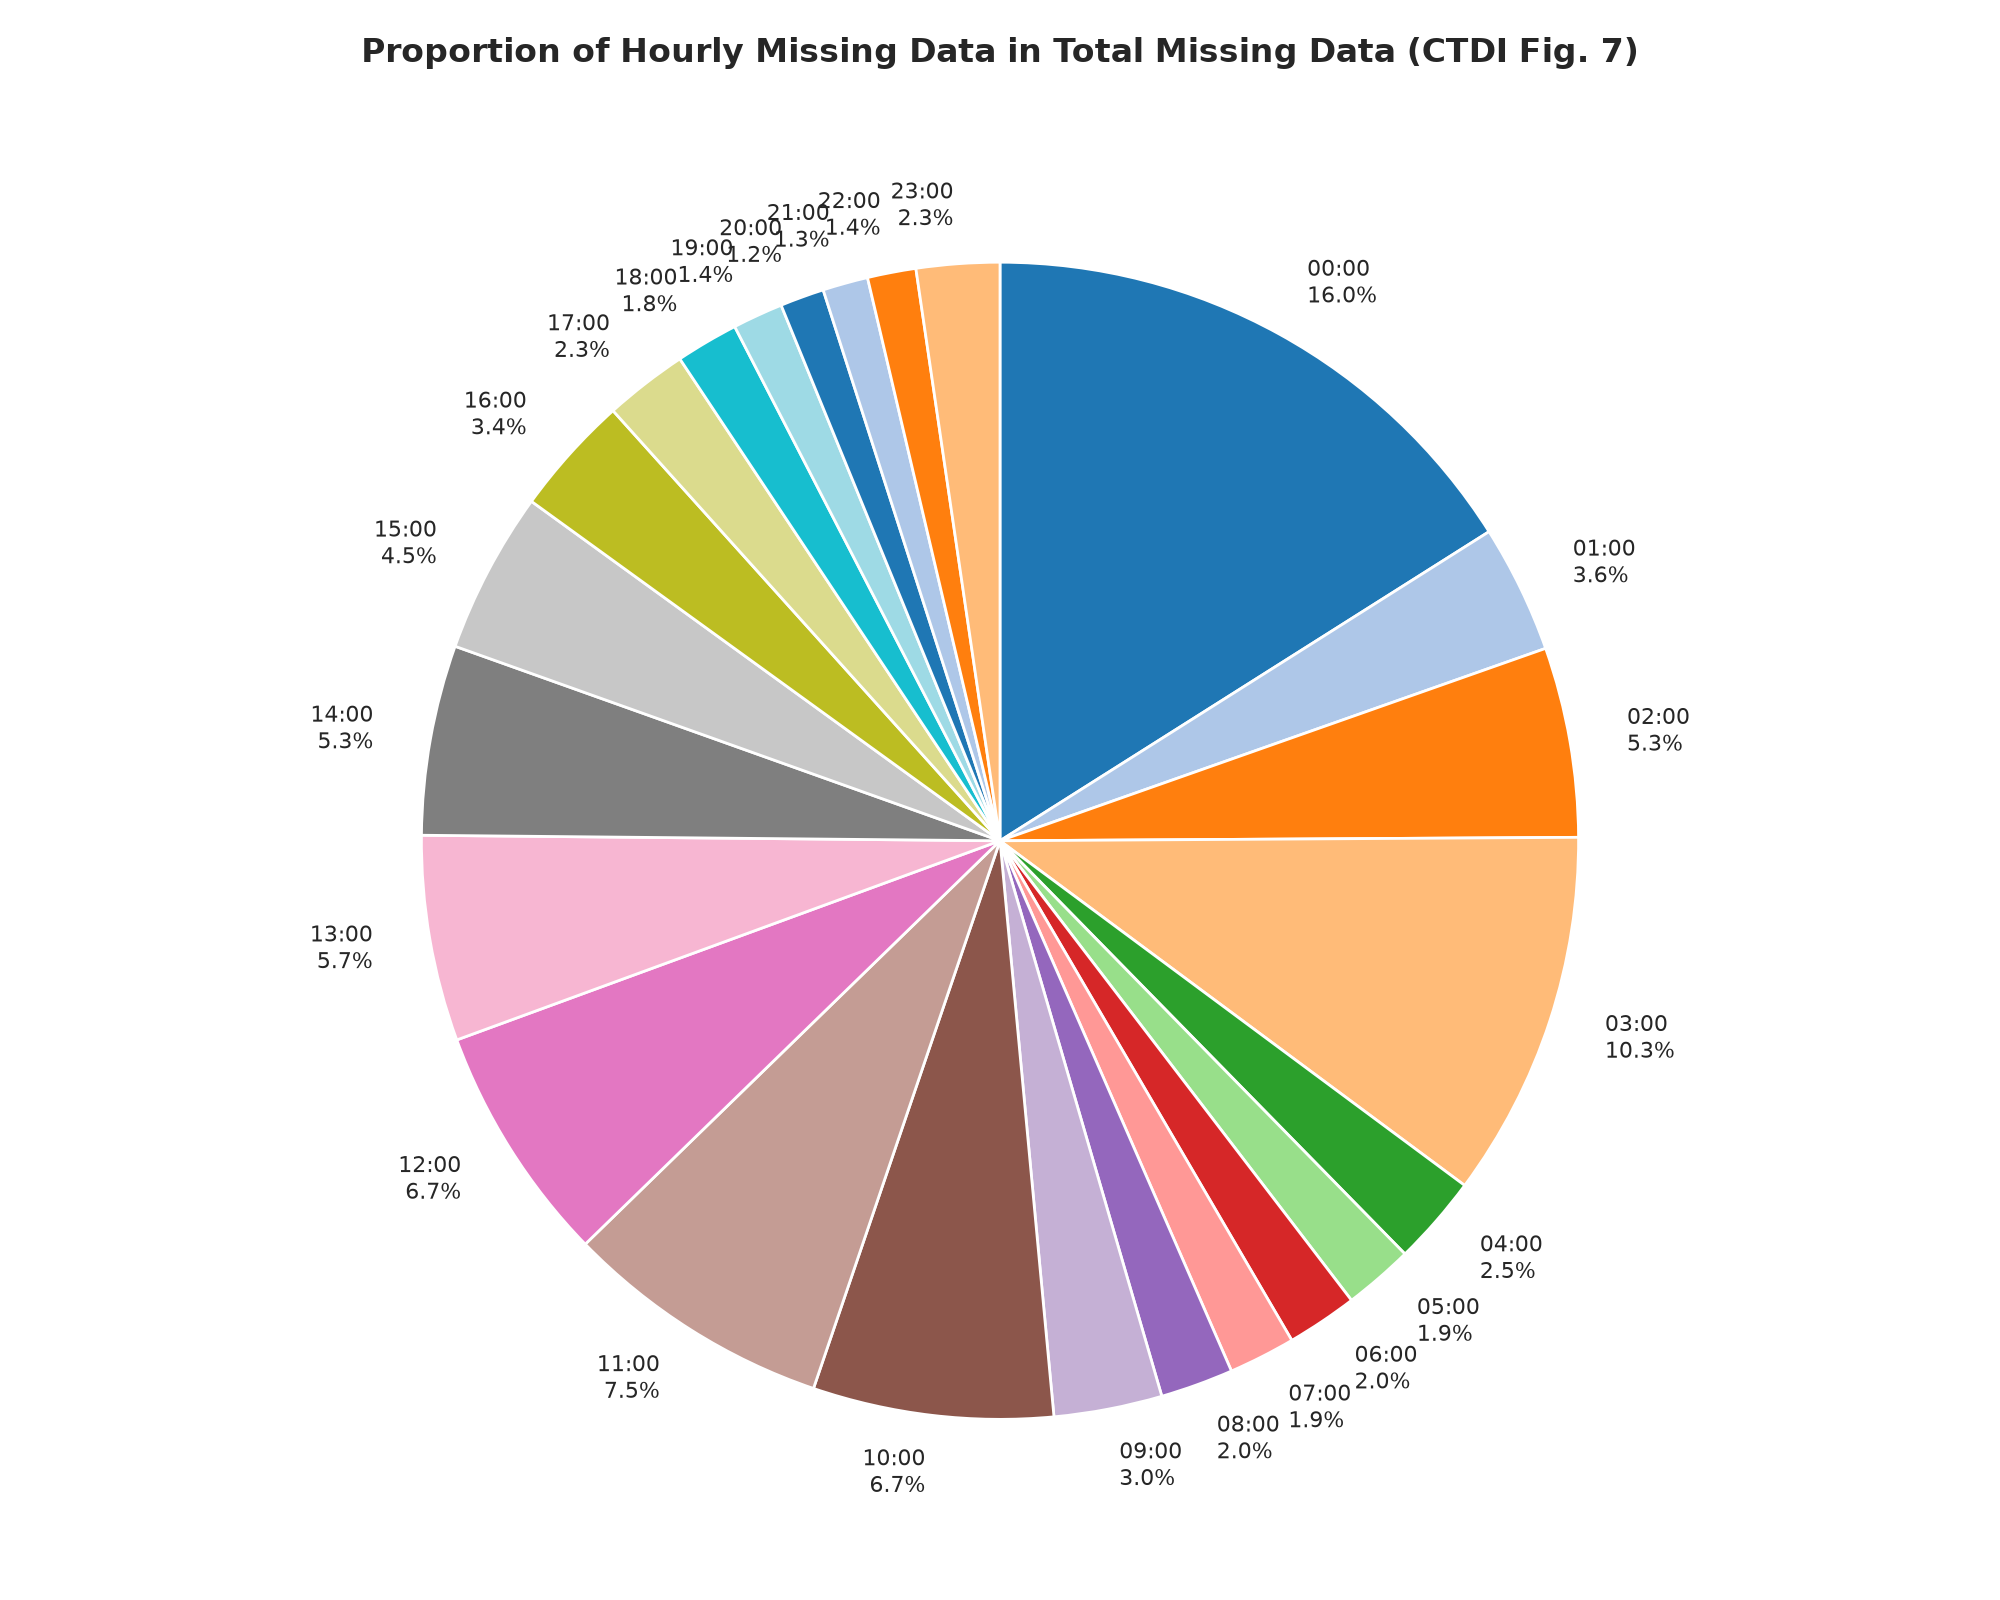

Generate this figure with Python:
import matplotlib.pyplot as plt
import seaborn as sns
import numpy as np
import pandas as pd

df = pd.read_csv('data/raw/air_quality/epd_air_quality_2019_2021_hourly.csv')
CRITERIA = ['pm25', 'pm10', 'no2', 'so2', 'o3']
df['hour'] = pd.to_datetime(df['timestamp']).dt.hour
df['missing'] = df[CRITERIA].isna().sum(axis=1)
total_missing = df['missing'].sum()

h_df = df.groupby('hour')['missing'].sum().reset_index()
h_df['pct'] = h_df['missing'] / total_missing * 100

sns.set_theme(style="white")
fig, ax = plt.subplots(figsize=(10, 8))
palette = sns.color_palette("tab20", 24)

labels = [f"{h:02d}:00\n{p:.1f}%" for h, p in zip(h_df['hour'], h_df['pct'])]

wedges, texts = ax.pie(
    h_df['pct'],
    labels=labels,
    colors=palette,
    startangle=90,
    counterclock=False,
    wedgeprops=dict(edgecolor="white", linewidth=1.0),
    labeldistance=1.1,
    textprops=dict(fontsize=8)
)
ax.set_title("Proportion of Hourly Missing Data in Total Missing Data (CTDI Fig. 7)", fontsize=12, fontweight="bold", pad=20)
plt.tight_layout()
plt.savefig("scratch/test_fig7_raw.png", dpi=200)
plt.close()
print("Fig 7 raw saved.")
